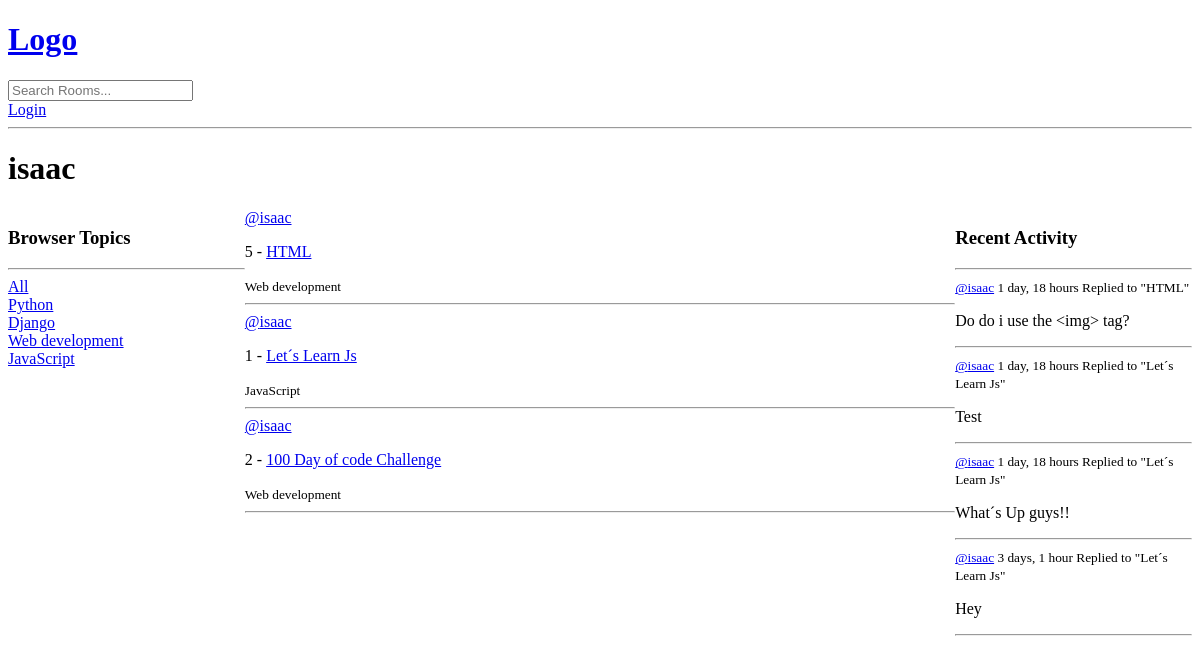
Before: /profile/1/ with the older database file.
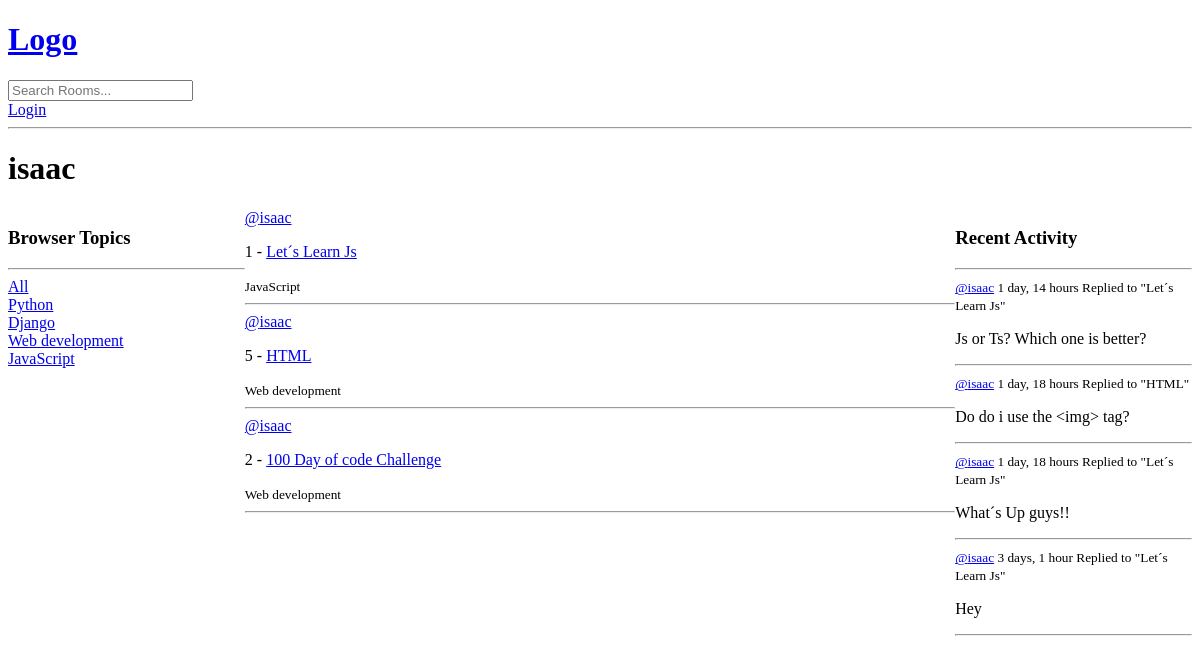
After: the same page with the newer database file.
### base/models.py (models this page shows, shortened)
class Topic(models.Model):
    name = models.CharField(max_length=200);

class Room(models.Model):
    host = models.ForeignKey(User, on_delete=models.SET_NULL, null=True);
    topic = models.ForeignKey(Topic, on_delete=models.SET_NULL, null=True);
    name = models.CharField(max_length=200);
    description = models.TextField(null=True, blank=True);
    participants = models.ManyToManyField(User, related_name='participants', blank=True);
    update = models.DateTimeField(auto_now=True);
    created = models.DateTimeField(auto_now_add=True);
    class Meta:
        ordering = ['-update', '-created'];
    def __str__(self):
        return self.name;

class Message(models.Model):
    user = models.ForeignKey(User, on_delete=models.CASCADE);
    room = models.ForeignKey(Room, on_delete=models.CASCADE);
    body = models.TextField();
    update = models.DateTimeField(auto_now=True);
    created = models.DateTimeField(auto_now_add=True);
    class Meta:
        ordering = ['-update', '-created'];
    def __str__(self):
        return self.body[0:50];

### base/views.py (the view)
# urls.py: path('profile/<str:pk>/', views.userProfile, name='user-profile'),
def userProfile(req, pk):
    user = User.objects.get(id=pk);
    room_messages = user.message_set.all();
    rooms = user.room_set.all();
    topics = Topic.objects.all();
    context = {
        'user': user,
        'rooms': rooms,
        'room_messages': room_messages,
        'topics': topics,
        };
    return render(req, 'base/profile.html', context);

### base/templates/base/profile.html (shortened to what this page needs)
{% extends 'index.html' %}
{% block content %}
<h1>{{user.username}}</h1>
<div class="profile-container">
   <div>
     {% include 'base/components/topics_component.html' %}
   </div>
   <div>
     {% include 'base/components/feed_component.html' %}
    </div>
    <div>
     {% include 'base/components/activity_component.html' %}
   </div>
</div>
{% endblock content %}

### templates/index.html (shortened to what this page needs)
<!DOCTYPE html>
<html>
<head>
</head>
<body>
    {% include 'navbar.html' %}
    {%  block content %}
    {%  endblock %}
</body>
</html>

### templates/navbar.html
<a href="/">
  <h1>Logo</h1>
</a>
<form method="GET" action="{% url 'home' %}">
    <input type="text" name='q' placeholder="Search Rooms..."/>
</form>
{% if request.user.is_authenticated %}
<p>Hello {{request.user}}</p>
<a href="{% url 'logout' %}">Logout</a>
{% else %}
<a href="{% url 'login' %}">Login</a>
{% endif%}
<hr>

### base/templates/base/components/topics_component.html
<h3>Browser Topics</h3>
<hr>
<div>
  <a href="{% url 'home' %}">All</a>
</div>
{% for topic in topics %}
<div>
  <a href="{% url 'home' %}?q={{topic.name}}"">{{topic.name}}</a>
        </div>
{% endfor %}

### base/templates/base/components/feed_component.html (shortened to what this page needs)
{% for room in rooms %}
<div>
  <a href="{% url 'user-profile' room.host.id %}">@{{room.host.username}}</a>
  <p>{{room.id}} - <a href="{% url 'room' room.id %}">{{room.name}}</p></a>
  <small>{{room.topic.name}}</small>
  <hr>
</div>
{% endfor %}

### base/templates/base/components/activity_component.html (shortened to what this page needs)
<h3>Recent Activity</h3>
<hr>
{% for message in room_messages %}
<div>
  <small>
    <a href="{% url 'user-profile' message.user.id %}">@{{message.user}}</a> {{message.created|timesince}}
  </small>
  <small>Replied to <a>"{{message.room}}"</a></small>
  <p>{{message}}</p>
  <hr>
</div>
{% endfor%}

### base/templates/base/profile.html (style rules this page uses)
.profile-container { display: grid; grid-template-columns: 1fr 3fr 1fr; }

Changed rows visible on the page:
removed Message: user "isaac", created "1 day, 18 hours", room "Let´s Learn Js", body "Test"
changed Room "Let´s Learn Js": moves up the list
added Message: user "isaac", created "1 day, 14 hours", room "Let´s Learn Js", body "Js or Ts? Which one is better?"
